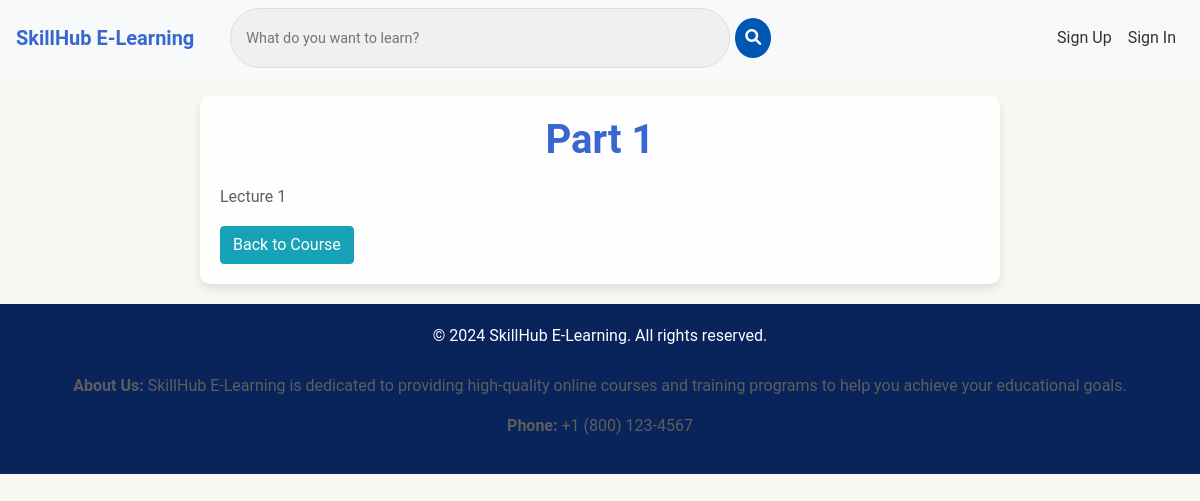
Before: /courses/2/lessons/2/ with the older database file.
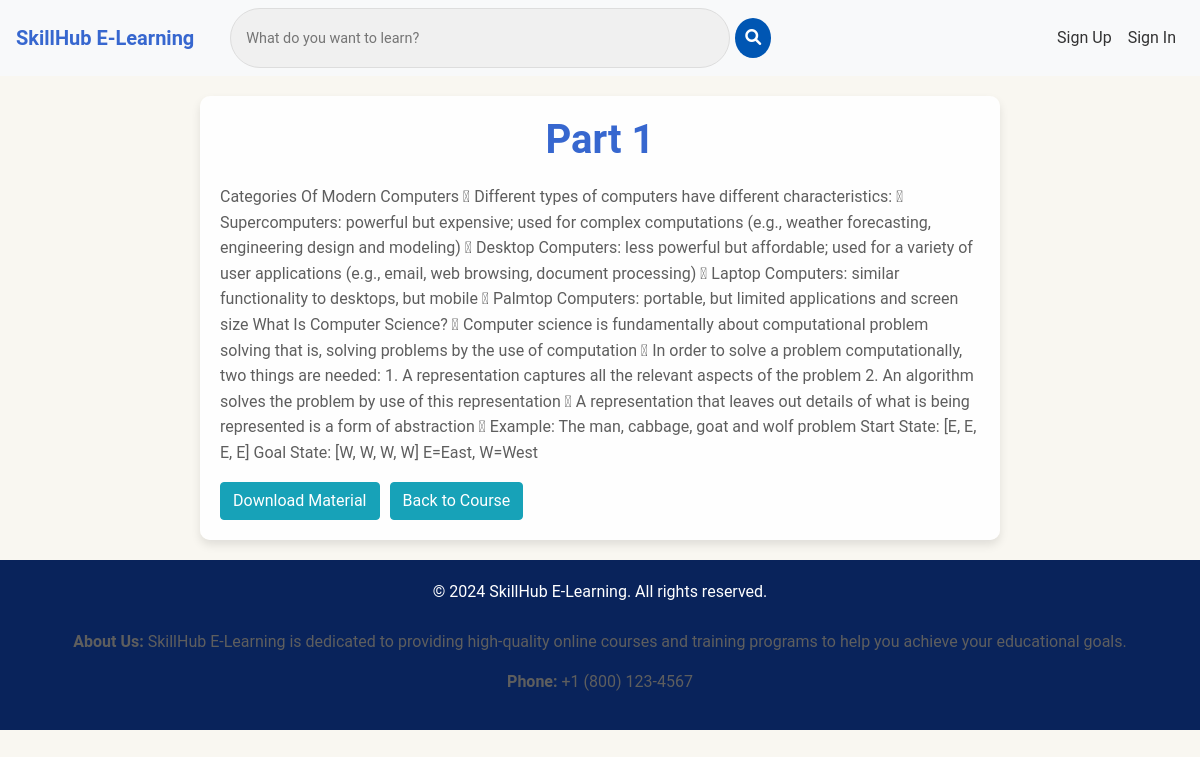
After: the same page with the newer database file.
### spApp/models.py (models this page shows, shortened)
class Lesson(models.Model):
    course = models.ForeignKey(Course, on_delete=models.CASCADE, related_name='lessons')
    title = models.CharField(max_length=200)
    content = models.TextField()
    order = models.IntegerField()
    pdf_material = models.FileField(upload_to='lesson_pdfs/', null=True, blank=True)

### spApp/views.py (the view)
# urls.py: path('courses/<int:course_id>/lessons/<int:lesson_id>/', views.lesson_detail, name='lesson_detail'),
def lesson_detail(request, course_id, lesson_id):
    course = get_object_or_404(Course, id=course_id)    # Get the course by it's id or return 404 if not found
    lesson = get_object_or_404(Lesson, id=lesson_id, course=course)  # Get the lesson by it's id or return 404 if not found
    return render(request, 'lesson_detail.html', {'course': course, 'lesson': lesson})   # Render the lesson detail template

### project/templates/lesson_detail.html (shortened to what this page needs)
{% extends 'base.html' %}
{% block content %}
    <section class="lesson-detail-container">
        <h1>{{ lesson.title }}</h1>
        <p>{{ lesson.content }}</p>
        <div style="display: flex; gap: 10px;">
           {% if lesson.pdf_material %}
               <a href="{{ lesson.pdf_material.url }}" download class="btn btn-info">Download Material</a>
           {% endif %}
           <a href="{% url 'course_detail' course.id %}" class="btn btn-info">Back to Course</a>
        </div>
    </section>
{% endblock %}

Changed rows visible on the page:
changed Lesson "Part 1": content "Lecture 1" → "Categories Of Modern Computers  Different types of computers have different characteristics:  Supercomputers: powerful but expensive; used for complex computations (e.g., weather forecasting, engineering design and modeling)  Desktop Computers: less powerful but affordable; used for a variety of user applications (e.g., email, web browsing, document processing)  Laptop Computers: similar functionality to desktops, but mobile  Palmtop Computers: portable, but limited applications and screen size What Is Computer Science?  Computer science is fundamentally about computational problem solving that is, solving problems by the use of computation  In order to solve a problem…"
Other visible differences:
text now shown: "Download Material"
